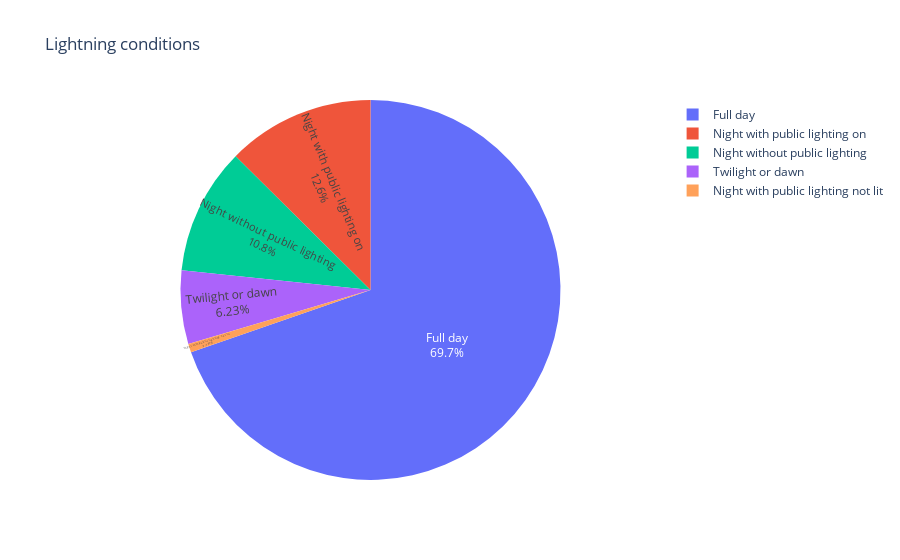

The cell this chart's notebook holds for it:
### Code cell
pie(users, "lum_str", "Lightning conditions")

### Figure 1 — Plotly figure (JSON) as saved in the notebook; plotly's stock layout.template omitted (floating-point values rounded to 4 significant figures)
{"data": [{"domain": {"x": [0, 1], "y": [0, 1]}, "hovertemplate": "index=%{label}<br>value=%{value}<extra></extra>", "labels": ["Full day", "Night with public lighting on", "Night without public lighting", "Twilight or dawn", "Night with public lighting not lit"], "legendgroup": "", "name": "", "showlegend": true, "textinfo": "percent+label", "textposition": "inside", "type": "pie", "values": [0.6968, 0.1256, 0.1078, 0.06233, 0.007352]}], "layout": {"legend": {"tracegroupgap": 0}, "title": {"text": "Lightning conditions"}}}
